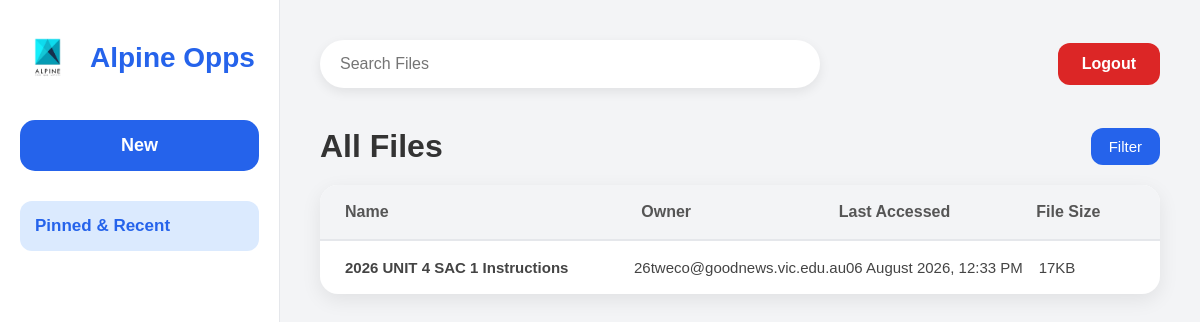
Page /dashboard (signed in) on the earlier database version.
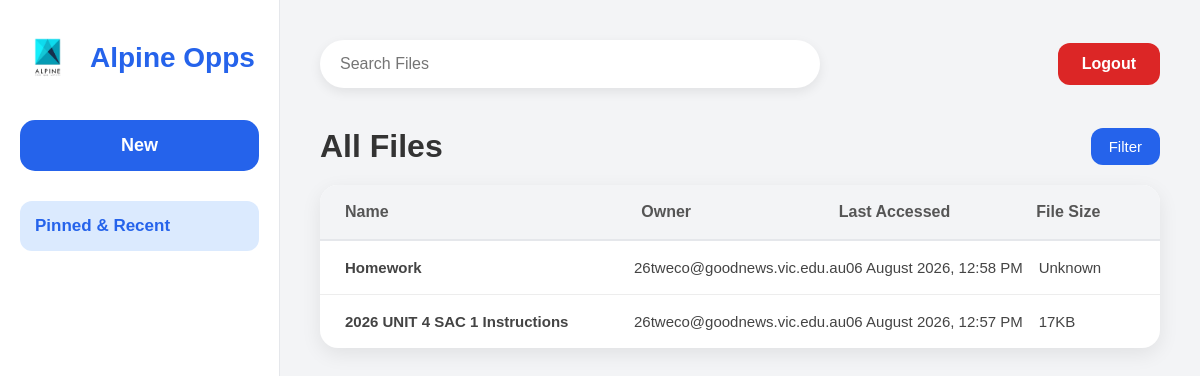
Same page on the later database version.
### tables this page shows
CREATE TABLE Files (

        FileID INTEGER PRIMARY KEY AUTOINCREMENT,

        FileName TEXT NOT NULL,

        FileType TEXT NOT NULL,

        FileURL TEXT NOT NULL,

        FileOwner TEXT NOT NULL,

        LastAccessed TEXT NOT NULL,

        FileSize TEXT,

        IsPinned INTEGER DEFAULT 0

    );

### app.py (the view)
@app.route("/dashboard")
def dashboard():
    if "email" not in session:
        return redirect(url_for("login_page"))
    connection = sqlite3.connect(DATABASE)
    connection.row_factory = sqlite3.Row
    cursor = connection.cursor()
    cursor.execute("""
        SELECT *
        FROM Files
        ORDER BY IsPinned DESC, FileID DESC
    """)
    files = cursor.fetchall()
    connection.close()
    return render_template(
        "dashboard.html",
        files=files
    )

### templates/dashboard.html (shortened to what this page needs)
<!DOCTYPE html>
<html lang="en">
<head>
    <link
        rel="stylesheet"
        href="{{ url_for('static', filename='css/dashboard.css') }}"
    >
</head>
<body>
<div class="container">
    <aside class="sidebar">
        <div class="logo">
            <img
                src="{{ url_for('static', filename='images/logo.png') }}"
                alt="Logo"
            >
            <h2>Alpine Opps</h2>
        </div>
        <form action="{{ url_for('newfile') }}" method="GET">
            <button type="submit" class="new-btn">
                New
            </button>
        </form>
        <div class="menu">
            <div class="menu-item active">
                <p>Pinned & Recent</p>
            </div>
        </div>
    </aside>
    <main class="main-content">
        <header class="topbar">
            <div class="search-box">
                <input type="text" placeholder="Search Files">
            </div>
            <a href="{{ url_for('logout') }}" class="logout-btn">
                Logout
            </a>
        </header>
        <section class="files-header">
            <h1>All Files</h1>
            <button class="filter-btn">
                Filter
            </button>
        </section>
        <section class="file-table">
            <div class="table-head">
                <div>Name</div>
                <div>Owner</div>
                <div>Last Accessed</div>
                <div>File Size</div>
            </div>
            {% for file in files %}
                <div
                    class="table-row"
                    onclick="window.open('{{ url_for('open_file', file_id=file['FileID']) }}', '_blank')"
                    tabindex="0"
                    role="button"
                    onkeydown="if(event.key==='Enter' || event.key===' '){
                        event.preventDefault();
                        window.open('{{ url_for('open_file', file_id=file['FileID']) }}', '_blank');
                    }" >
                    <div class="file-name">
                        {{ file["FileName"] }}
                    </div>
                    <div>
                        {{ file["FileOwner"] }}
                    </div>
                    <div>
                        {{ file["LastAccessed"] }}
                    </div>
                    <div>
                        {{ file["FileSize"] }}
                    </div>
                </div>
            {% endfor %}
        </section>
    </main>
</div>
</body>
</html>

### static/css/dashboard.css (style rules this page uses)
* { margin:0; padding:0; box-sizing:border-box; font-family:Arial, Helvetica, sans-serif; }
body { background:#f3f4f6; color:#333; }
.container { display:flex; height:100vh; }
.sidebar { width:280px; background:#ffffff; border-right:1px solid #e5e7eb; padding:30px 20px; display:flex; flex-direction:column; }
.logo { display:flex; align-items:center; gap:15px; margin-bottom:35px; }
.logo img { width:55px; }
.logo h2 { font-size:28px; color:#2563eb; }
.new-btn { width:100%; padding:15px; border:none; border-radius:15px; background:#2563eb; color:white; font-size:18px; font-weight:bold; cursor:pointer; margin-bottom:30px; transition:.2s; }
.menu { margin-bottom:20px; }
.menu-item { padding:15px; border-radius:12px; cursor:pointer; transition:.2s; font-size:17px; }
.active { background:#dbeafe; color:#2563eb; font-weight:bold; }
.main-content { flex:1; padding:40px; }
.topbar { display:flex; justify-content:space-between; align-items:center; margin-bottom:40px; }
.search-box { width:500px; }
.search-box input { width:100%; padding:15px 20px; border:none; border-radius:30px; background:white; font-size:16px; outline:none; box-shadow:0 4px 12px rgba(0,0,0,.08); }
.logout-btn { text-decoration:none; background:#dc2626; color:white; padding:12px 24px; border-radius:12px; font-weight:bold; transition:.2s; }
.files-header { display:flex; justify-content:space-between; align-items:center; margin-bottom:25px; }
.files-header h1 { font-size:34px; font-weight:600; }
.filter-btn { background:#2563eb; color:white; border:none; border-radius:12px; padding:12px 24px; font-size:15px; cursor:pointer; transition:.2s; }
.file-table { background:white; border-radius:18px; overflow:hidden; box-shadow:0 8px 20px rgba(0,0,0,.08); }
.table-head { display:grid; grid-template-columns:3fr 2fr 2fr 1fr; background:#f8fafc; padding:20px 30px; font-weight:bold; color:#666; border-bottom:2px solid #e5e7eb; }
.table-row { display:grid; grid-template-columns:3fr 2fr 2fr 1fr; padding:20px 30px; border-bottom:1px solid #f1f1f1; transition:.2s; }
.table-row:last-child { border-bottom:none; }
.table-row div:first-child { font-weight:600; }
.files-header { display:flex; justify-content:space-between; align-items:center; margin-bottom:20px; }
.files-header h1 { font-size:32px; color:#333; font-weight:600; }
.filter-btn { display:flex; align-items:center; gap:8px; padding:10px 18px; border:none; border-radius:12px; background:#2563eb; color:white; cursor:pointer; font-size:15px; transition:.2s; }
.file-table { background:white; border-radius:18px; overflow:hidden; box-shadow:0 6px 20px rgba(0,0,0,.08); }
.table-head { display:grid; grid-template-columns: 3fr 2fr 2fr 1fr; background:#f3f4f6; padding:18px 25px; font-weight:bold; color:#555; border-bottom:2px solid #e5e7eb; }
.table-row { display:grid; grid-template-columns: 3fr 2fr 2fr 1fr; padding:18px 25px; align-items:center; border-bottom:1px solid #ededed; transition:.2s; font-size:15px; }
.table-row div { color:#444; }

Differences in the rows shown:
added Files: FileName "Homework", FileOwner "26tweco@goodnews.vic.edu.au", LastAccessed "06 August 2026, 12:58 PM", FileSize "Unknown"
changed Files "17KB": LastAccessed "06 August 2026, 12:33 PM" → "06 August 2026, 12:57 PM"
